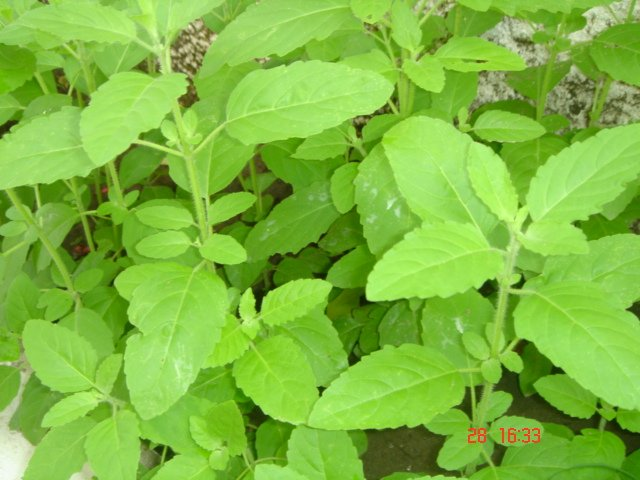
#> input picture testing_dataset/1.jpg, 640 x 480 px
$ python edgeDetection.py
#> lines starting #> are read from the running program, lines starting #| are printed output that depends on the picture; after the words box and inside, x2 and y2 are one past the last pixel; in counts of white or black regions, pixels touching at a corner belong together
#> the answer given: testing_dataset/1.jpg
#!/usr/bin/env python3
# -*- coding: utf-8 -*-
import numpy as np
import cv2

class edgeDetection:

    def auto_canny(self,image):
        med = np.median(image)
        lower = int(max(0,(1.0 - 0.33) * med))
        upper = int(max(0,(1.0 + 0.33) * med))
        edged = cv2.Canny(image,lower, upper)
        return edged


    def show_image(self,image_path):
#> called with image_path = 'testing_dataset/1.jpg'
        orig_image = cv2.imread(image_path)
#> orig_image is the input picture: shape (480, 640, 3); mean B, G, R 63.6, 186, 127
        graying = cv2.cvtColor(orig_image, cv2.COLOR_BGR2GRAY)
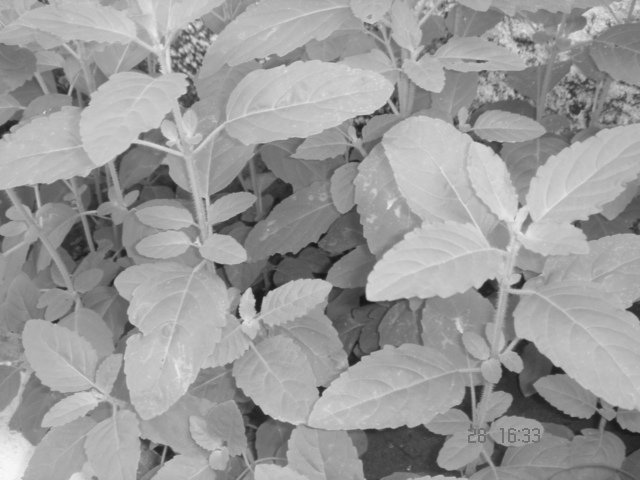
#> graying: shape (480, 640); min 19, max 250, mean 154.4
        blurred = cv2.GaussianBlur(graying,(3,3), 0)
        wide_image  = cv2.Canny(blurred,10,200)
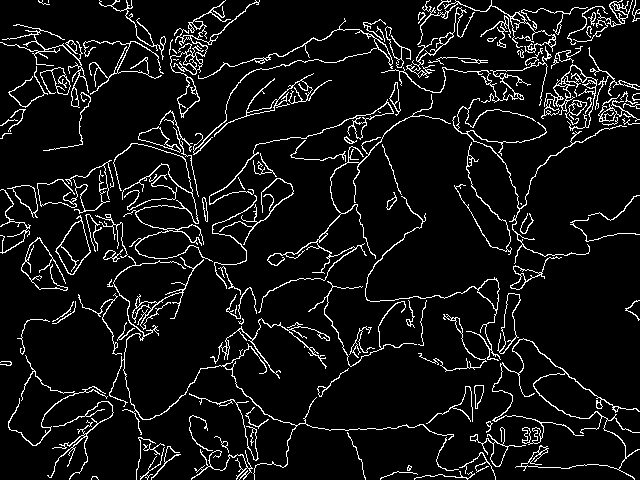
#> wide_image: shape (480, 640); 7.7% white in thin lines or dots
        tight_image = cv2.Canny(blurred,225,250)
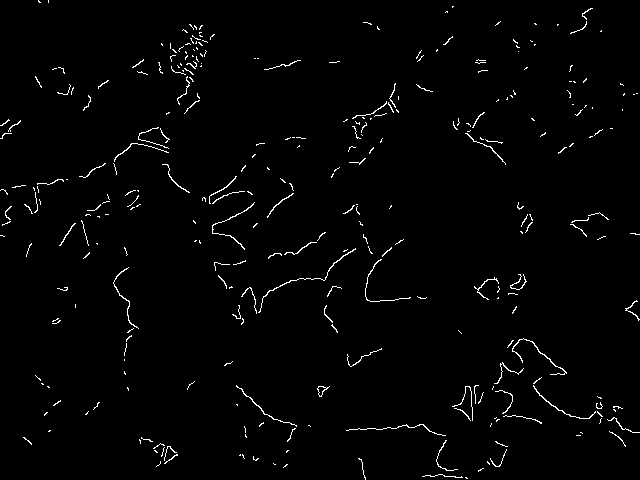
#> tight_image: shape (480, 640); 1.7% white in thin lines or dots
        auto_image = self.auto_canny(blurred)
#> in auto_canny, `med = np.median(image)`: med = 163
#> in auto_canny, `lower = int(max(0,(1.0 - 0.33) * med))`: lower = 109
#> in auto_canny, `upper = int(max(0,(1.0 + 0.33) * med))`: upper = 216
#> in auto_canny, `edged = cv2.Canny(image,lower, upper)`:
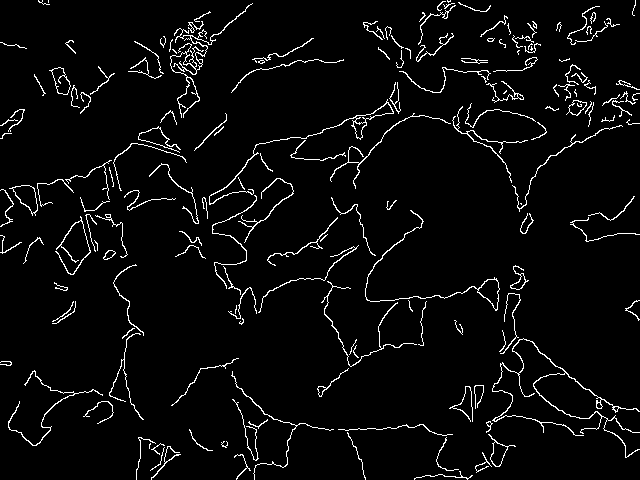
#> edged: shape (480, 640); 4.2% white in thin lines or dots
        cv2.imshow("Original",orig_image)
        cv2.imshow("Stack",np.hstack([wide_image, tight_image, auto_image]))
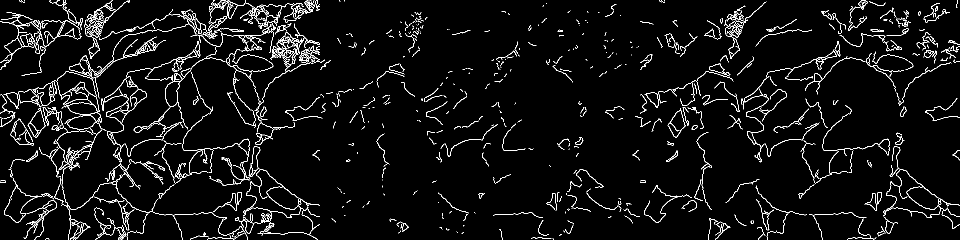
#> window 'Stack': shape (480, 1920) (shown at 1/2 size); 4.5% white in thin lines or dots
        cv2.waitKey(0)
        cv2.destroyAllWindows()


if __name__ == "__main__":
    image_path = input("Enter the image path")
    edgeObj = edgeDetection()
    edgeObj.show_image(image_path)
